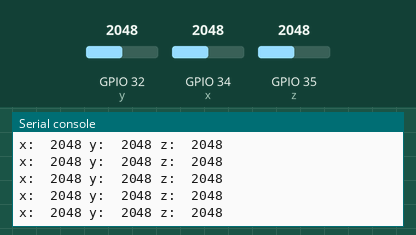
Recording of a program running on a simulated ESP32 board running MicroPython. Shown: the last lines printed to the serial console. The inputs (shaded band) are chosen by the test bench; at power-on: GPIO 32 (y) = 2048, GPIO 34 (x) = 2048, GPIO 35 (z) = 2048 (analog values on the 0–4095 scale).

Above: at 1.2 s.
1.3 s: GPIO 32 (y) set to 2866
At 1.37 s:
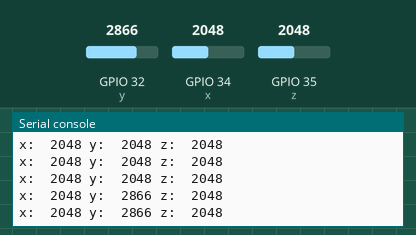
2.8 s: GPIO 34 (x) set to 2866
At 2.87 s:
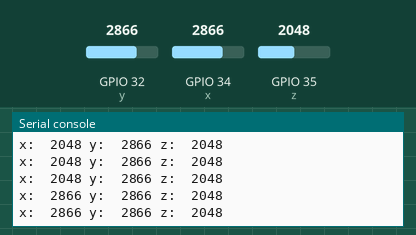
4.3 s: GPIO 35 (z) set to 2866
At 4.37 s:
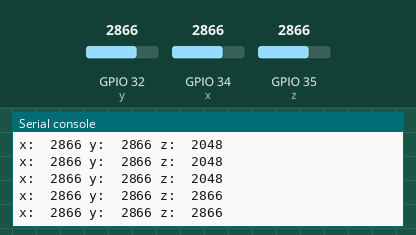
5.8 s: GPIO 32 (y) set to 3603
At 5.87 s:
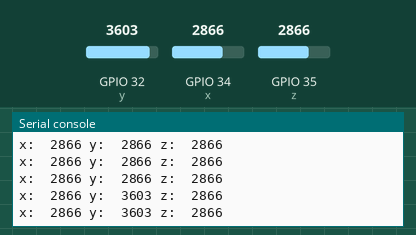
7.3 s: GPIO 34 (x) set to 3603
At 7.37 s:
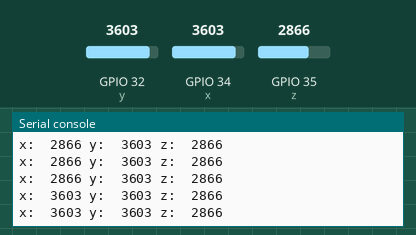
8.8 s: GPIO 35 (z) set to 3603
At 8.87 s:
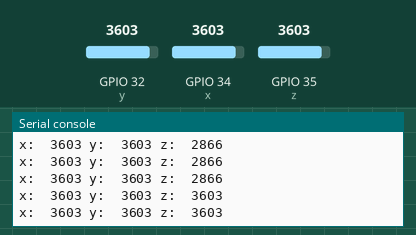
Timing chart, 0 to 11.3 s (numbered marks = the images above; inputs shaded):
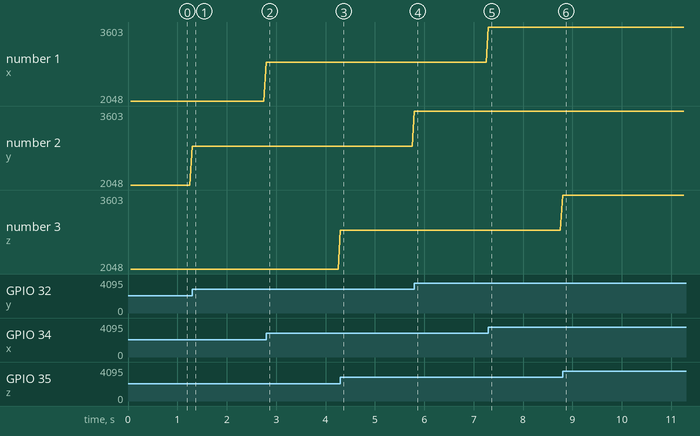

Measured:
- after the input at 1.3 s, the serial console: prints a new line at once (image 1)
- after the input at 2.8 s, the serial console: prints a new line at once (image 2)
- after the input at 4.3 s, the serial console: prints a new line at once (image 3)
- after the input at 5.8 s, the serial console: prints a new line at once (image 4)
- after the input at 7.3 s, the serial console: prints a new line at once (image 5)
- after the input at 8.8 s, the serial console: prints a new line at once (image 6)
- plotted number 2: 2048 → 2866 after the input at 1.3 s, 2866 → 3603 after the input at 5.8 s

The program:

adxl335_accelerometer.py
```python
"""
Using the standard implementation of micropython on ESP32, only the ADC1 GPIOs
can be used for ADC. These pins are GPIO 36, 39, 34, 35, 32, 33.

"""

from machine import ADC, Pin, Timer

x = ADC(Pin(34))
y = ADC(Pin(32))
z = ADC(Pin(35))

x.atten(ADC.ATTN_11DB)
y.atten(ADC.ATTN_11DB)
z.atten(ADC.ATTN_11DB)

def adxl335_sensor_isr(event):
    x_value = x.read()
    y_value = y.read()
    z_value = z.read()

    print("x: ", x_value, "y: ", y_value, "z: ", z_value)

blink_timer = Timer(1)
blink_timer.init(period = 50, mode = Timer.PERIODIC, callback = adxl335_sensor_isr)
    
```
